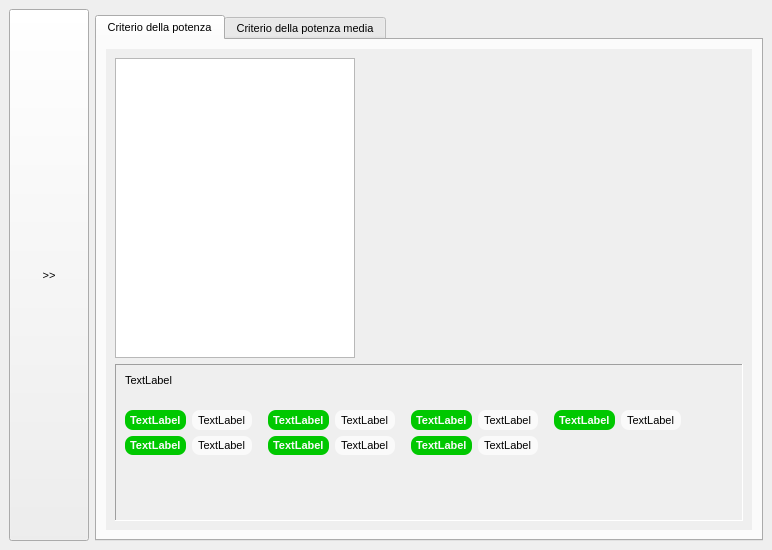
<?xml version="1.0" encoding="UTF-8"?>
<ui version="4.0">
 <class>DockGoggle</class>
 <widget class="QDockWidget" name="DockGoggle">
  <property name="geometry">
   <rect>
    <x>0</x>
    <y>0</y>
    <width>772</width>
    <height>550</height>
   </rect>
  </property>
  <property name="sizePolicy">
   <sizepolicy hsizetype="Expanding" vsizetype="Expanding">
    <horstretch>0</horstretch>
    <verstretch>0</verstretch>
   </sizepolicy>
  </property>
  <property name="minimumSize">
   <size>
    <width>294</width>
    <height>220</height>
   </size>
  </property>
  <property name="maximumSize">
   <size>
    <width>524287</width>
    <height>524287</height>
   </size>
  </property>
  <property name="font">
   <font>
    <pointsize>8</pointsize>
   </font>
  </property>
  <property name="styleSheet">
   <string notr="true"/>
  </property>
  <property name="windowTitle">
   <string>Marcatura occhiali protettori</string>
  </property>
  <widget class="QWidget" name="dockWidgetContents">
   <layout class="QGridLayout" name="gridLayout_8">
    <item row="1" column="1">
     <widget class="QTabWidget" name="tabWidget">
      <property name="sizePolicy">
       <sizepolicy hsizetype="Expanding" vsizetype="Expanding">
        <horstretch>50</horstretch>
        <verstretch>0</verstretch>
       </sizepolicy>
      </property>
      <property name="font">
       <font>
        <pointsize>8</pointsize>
       </font>
      </property>
      <property name="styleSheet">
       <string notr="true"/>
      </property>
      <property name="currentIndex">
       <number>0</number>
      </property>
      <widget class="QWidget" name="tab_1">
       <attribute name="title">
        <string>Criterio della potenza</string>
       </attribute>
       <layout class="QGridLayout" name="gridLayout_7">
        <item row="0" column="1">
         <widget class="QScrollArea" name="page_1">
          <property name="frameShape">
           <enum>QFrame::NoFrame</enum>
          </property>
          <property name="sizeAdjustPolicy">
           <enum>QAbstractScrollArea::AdjustIgnored</enum>
          </property>
          <property name="widgetResizable">
           <bool>true</bool>
          </property>
          <widget class="QWidget" name="scrollAreaWidgetContents_3">
           <property name="geometry">
            <rect>
             <x>0</x>
             <y>0</y>
             <width>622</width>
             <height>444</height>
            </rect>
           </property>
           <property name="styleSheet">
            <string notr="true"/>
           </property>
           <layout class="QFormLayout" name="formLayout">
            <item row="0" column="0">
             <widget class="QTableView" name="tableView">
              <property name="sizePolicy">
               <sizepolicy hsizetype="Fixed" vsizetype="Fixed">
                <horstretch>0</horstretch>
                <verstretch>0</verstretch>
               </sizepolicy>
              </property>
              <property name="minimumSize">
               <size>
                <width>240</width>
                <height>300</height>
               </size>
              </property>
              <property name="maximumSize">
               <size>
                <width>240</width>
                <height>300</height>
               </size>
              </property>
              <property name="sizeIncrement">
               <size>
                <width>0</width>
                <height>0</height>
               </size>
              </property>
              <property name="font">
               <font>
                <pointsize>8</pointsize>
               </font>
              </property>
              <property name="styleSheet">
               <string notr="true"/>
              </property>
              <property name="verticalScrollBarPolicy">
               <enum>Qt::ScrollBarAlwaysOff</enum>
              </property>
              <property name="horizontalScrollBarPolicy">
               <enum>Qt::ScrollBarAlwaysOff</enum>
              </property>
              <property name="autoScroll">
               <bool>false</bool>
              </property>
              <property name="showGrid">
               <bool>false</bool>
              </property>
              <attribute name="horizontalHeaderCascadingSectionResizes">
               <bool>false</bool>
              </attribute>
              <attribute name="horizontalHeaderMinimumSectionSize">
               <number>39</number>
              </attribute>
              <attribute name="horizontalHeaderDefaultSectionSize">
               <number>120</number>
              </attribute>
              <attribute name="verticalHeaderMinimumSectionSize">
               <number>23</number>
              </attribute>
              <attribute name="verticalHeaderDefaultSectionSize">
               <number>26</number>
              </attribute>
             </widget>
            </item>
            <item row="1" column="0" colspan="2">
             <widget class="QScrollArea" name="scrollArea">
              <property name="frameShape">
               <enum>QFrame::Panel</enum>
              </property>
              <property name="sizeAdjustPolicy">
               <enum>QAbstractScrollArea::AdjustIgnored</enum>
              </property>
              <property name="widgetResizable">
               <bool>true</bool>
              </property>
              <widget class="QWidget" name="scrollAreaWidgetContents">
               <property name="geometry">
                <rect>
                 <x>0</x>
                 <y>0</y>
                 <width>678</width>
                 <height>117</height>
                </rect>
               </property>
               <layout class="QGridLayout" name="gridLayout">
                <item row="1" column="8">
                 <spacer name="horizontalSpacer">
                  <property name="orientation">
                   <enum>Qt::Horizontal</enum>
                  </property>
                  <property name="sizeHint" stdset="0">
                   <size>
                    <width>40</width>
                    <height>20</height>
                   </size>
                  </property>
                 </spacer>
                </item>
                <item row="1" column="1">
                 <widget class="QLabel" name="scaleNumberLabel">
                  <property name="font">
                   <font>
                    <pointsize>8</pointsize>
                   </font>
                  </property>
                  <property name="styleSheet">
                   <string notr="true">QLabel {background-color: #fafafa}
QLabel {color: #000000}
QLabel {border: 0px solid grey}
QLabel {border-radius: 8px}
QLabel {padding: 3px}
QLabel {margin-right: 10px}</string>
                  </property>
                  <property name="text">
                   <string>TextLabel</string>
                  </property>
                 </widget>
                </item>
                <item row="2" column="3">
                 <widget class="QLabel" name="coefficient_kiLabel">
                  <property name="font">
                   <font>
                    <pointsize>8</pointsize>
                   </font>
                  </property>
                  <property name="styleSheet">
                   <string notr="true">QLabel {background-color: #fafafa}
QLabel {color: #000000}
QLabel {border: 0px solid grey}
QLabel {border-radius: 8px}
QLabel {padding: 3px}
QLabel {margin-right: 10px}</string>
                  </property>
                  <property name="text">
                   <string>TextLabel</string>
                  </property>
                 </widget>
                </item>
                <item row="1" column="4">
                 <widget class="QLabel" name="tTimeBaseLabel">
                  <property name="font">
                   <font>
                    <pointsize>8</pointsize>
                    <weight>75</weight>
                    <bold>true</bold>
                   </font>
                  </property>
                  <property name="styleSheet">
                   <string notr="true">QLabel {background-color: #00c800}
QLabel {color: #fafafa}
QLabel  {border: 0px solid grey}
QLabel  {border-radius: 8px}
QLabel  {padding: 2px}</string>
                  </property>
                  <property name="text">
                   <string>TextLabel</string>
                  </property>
                 </widget>
                </item>
                <item row="1" column="0">
                 <widget class="QLabel" name="tScaleNumberLabel">
                  <property name="sizePolicy">
                   <sizepolicy hsizetype="Preferred" vsizetype="Preferred">
                    <horstretch>0</horstretch>
                    <verstretch>0</verstretch>
                   </sizepolicy>
                  </property>
                  <property name="minimumSize">
                   <size>
                    <width>0</width>
                    <height>0</height>
                   </size>
                  </property>
                  <property name="maximumSize">
                   <size>
                    <width>16777215</width>
                    <height>25</height>
                   </size>
                  </property>
                  <property name="font">
                   <font>
                    <pointsize>8</pointsize>
                    <weight>75</weight>
                    <bold>true</bold>
                   </font>
                  </property>
                  <property name="styleSheet">
                   <string notr="true">QLabel {background-color: #00c800}
QLabel {color: #fafafa}
QLabel  {border: 0px solid grey}
QLabel  {border-radius: 8px}
QLabel  {padding: 2px}</string>
                  </property>
                  <property name="text">
                   <string>TextLabel</string>
                  </property>
                  <property name="alignment">
                   <set>Qt::AlignLeading|Qt::AlignLeft|Qt::AlignVCenter</set>
                  </property>
                 </widget>
                </item>
                <item row="2" column="0">
                 <widget class="QLabel" name="tNumberOfPulseLabel">
                  <property name="font">
                   <font>
                    <pointsize>8</pointsize>
                    <weight>75</weight>
                    <bold>true</bold>
                   </font>
                  </property>
                  <property name="styleSheet">
                   <string notr="true">QLabel {background-color: #00c800}
QLabel {color: #fafafa}
QLabel  {border: 0px solid grey}
QLabel  {border-radius: 8px}
QLabel  {padding: 2px}</string>
                  </property>
                  <property name="text">
                   <string>TextLabel</string>
                  </property>
                 </widget>
                </item>
                <item row="1" column="6">
                 <widget class="QLabel" name="tn_maxLabel">
                  <property name="font">
                   <font>
                    <pointsize>8</pointsize>
                    <weight>75</weight>
                    <bold>true</bold>
                   </font>
                  </property>
                  <property name="styleSheet">
                   <string notr="true">QLabel {background-color: #00c800}
QLabel {color: #fafafa}
QLabel  {border: 0px solid grey}
QLabel  {border-radius: 8px}
QLabel  {padding: 2px}</string>
                  </property>
                  <property name="text">
                   <string>TextLabel</string>
                  </property>
                 </widget>
                </item>
                <item row="2" column="1">
                 <widget class="QLabel" name="numberOfPulseLabel">
                  <property name="font">
                   <font>
                    <pointsize>8</pointsize>
                   </font>
                  </property>
                  <property name="styleSheet">
                   <string notr="true">QLabel {background-color: #fafafa}
QLabel {color: #000000}
QLabel {border: 0px solid grey}
QLabel {border-radius: 8px}
QLabel {padding: 3px}
QLabel {margin-right: 10px}</string>
                  </property>
                  <property name="text">
                   <string>TextLabel</string>
                  </property>
                 </widget>
                </item>
                <item row="1" column="2">
                 <widget class="QLabel" name="tLaserOutputLabel">
                  <property name="font">
                   <font>
                    <pointsize>8</pointsize>
                    <weight>75</weight>
                    <bold>true</bold>
                   </font>
                  </property>
                  <property name="styleSheet">
                   <string notr="true">QLabel {background-color: #00c800}
QLabel {color: #fafafa}
QLabel  {border: 0px solid grey}
QLabel  {border-radius: 8px}
QLabel  {padding: 2px}</string>
                  </property>
                  <property name="text">
                   <string>TextLabel</string>
                  </property>
                 </widget>
                </item>
                <item row="2" column="5">
                 <widget class="QLabel" name="coefficient_kLabel">
                  <property name="font">
                   <font>
                    <pointsize>8</pointsize>
                   </font>
                  </property>
                  <property name="styleSheet">
                   <string notr="true">QLabel {background-color: #fafafa}
QLabel {color: #000000}
QLabel {border: 0px solid grey}
QLabel {border-radius: 8px}
QLabel {padding: 3px}
QLabel {margin-right: 10px}</string>
                  </property>
                  <property name="text">
                   <string>TextLabel</string>
                  </property>
                 </widget>
                </item>
                <item row="1" column="5">
                 <widget class="QLabel" name="timeBaseLabel">
                  <property name="font">
                   <font>
                    <pointsize>8</pointsize>
                   </font>
                  </property>
                  <property name="styleSheet">
                   <string notr="true">QLabel {background-color: #fafafa}
QLabel {color: #000000}
QLabel {border: 0px solid grey}
QLabel {border-radius: 8px}
QLabel {padding: 3px}
QLabel {margin-right: 10px}</string>
                  </property>
                  <property name="text">
                   <string>TextLabel</string>
                  </property>
                 </widget>
                </item>
                <item row="2" column="4">
                 <widget class="QLabel" name="tCoefficient_kLabel">
                  <property name="font">
                   <font>
                    <pointsize>8</pointsize>
                    <weight>75</weight>
                    <bold>true</bold>
                   </font>
                  </property>
                  <property name="styleSheet">
                   <string notr="true">QLabel {background-color: #00c800}
QLabel {color: #fafafa}
QLabel  {border: 0px solid grey}
QLabel  {border-radius: 8px}
QLabel  {padding: 2px}</string>
                  </property>
                  <property name="text">
                   <string>TextLabel</string>
                  </property>
                 </widget>
                </item>
                <item row="2" column="2">
                 <widget class="QLabel" name="tCoefficient_kiLabel">
                  <property name="font">
                   <font>
                    <pointsize>8</pointsize>
                    <weight>75</weight>
                    <bold>true</bold>
                   </font>
                  </property>
                  <property name="styleSheet">
                   <string notr="true">QLabel {background-color: #00c800}
QLabel {color: #fafafa}
QLabel  {border: 0px solid grey}
QLabel  {border-radius: 8px}
QLabel  {padding: 2px}</string>
                  </property>
                  <property name="text">
                   <string>TextLabel</string>
                  </property>
                 </widget>
                </item>
                <item row="1" column="7">
                 <widget class="QLabel" name="n_maxLabel">
                  <property name="font">
                   <font>
                    <pointsize>8</pointsize>
                   </font>
                  </property>
                  <property name="styleSheet">
                   <string notr="true">QLabel {background-color: #fafafa}
QLabel {color: #000000}
QLabel {border: 0px solid grey}
QLabel {border-radius: 8px}
QLabel {padding: 3px}
QLabel {margin-right: 10px}</string>
                  </property>
                  <property name="text">
                   <string>TextLabel</string>
                  </property>
                 </widget>
                </item>
                <item row="3" column="2">
                 <spacer name="verticalSpacer">
                  <property name="orientation">
                   <enum>Qt::Vertical</enum>
                  </property>
                  <property name="sizeHint" stdset="0">
                   <size>
                    <width>20</width>
                    <height>161</height>
                   </size>
                  </property>
                 </spacer>
                </item>
                <item row="1" column="3">
                 <widget class="QLabel" name="laserOutputLabel">
                  <property name="font">
                   <font>
                    <pointsize>8</pointsize>
                   </font>
                  </property>
                  <property name="styleSheet">
                   <string notr="true">QLabel {background-color: #fafafa}
QLabel {color: #000000}
QLabel {border: 0px solid grey}
QLabel {border-radius: 8px}
QLabel {padding: 3px}
QLabel {margin-right: 10px}</string>
                  </property>
                  <property name="text">
                   <string>TextLabel</string>
                  </property>
                 </widget>
                </item>
                <item row="0" column="0" colspan="9">
                 <widget class="QLabel" name="kindOfLaserLabel">
                  <property name="minimumSize">
                   <size>
                    <width>0</width>
                    <height>30</height>
                   </size>
                  </property>
                  <property name="font">
                   <font>
                    <pointsize>8</pointsize>
                   </font>
                  </property>
                  <property name="styleSheet">
                   <string notr="true"/>
                  </property>
                  <property name="text">
                   <string>TextLabel</string>
                  </property>
                  <property name="alignment">
                   <set>Qt::AlignLeading|Qt::AlignLeft|Qt::AlignTop</set>
                  </property>
                 </widget>
                </item>
               </layout>
              </widget>
             </widget>
            </item>
            <item row="0" column="1">
             <layout class="QGridLayout" name="gridLayout_5"/>
            </item>
           </layout>
          </widget>
         </widget>
        </item>
       </layout>
      </widget>
      <widget class="QWidget" name="tab_2">
       <attribute name="title">
        <string>Criterio della potenza media</string>
       </attribute>
       <layout class="QGridLayout" name="gridLayout_3">
        <item row="0" column="0" rowspan="2" colspan="2">
         <widget class="QScrollArea" name="page_2">
          <property name="frameShape">
           <enum>QFrame::NoFrame</enum>
          </property>
          <property name="sizeAdjustPolicy">
           <enum>QAbstractScrollArea::AdjustIgnored</enum>
          </property>
          <property name="widgetResizable">
           <bool>true</bool>
          </property>
          <widget class="QWidget" name="scrollAreaWidgetContents_4">
           <property name="geometry">
            <rect>
             <x>0</x>
             <y>0</y>
             <width>622</width>
             <height>444</height>
            </rect>
           </property>
           <layout class="QGridLayout" name="gridLayout_4">
            <item row="0" column="1">
             <layout class="QGridLayout" name="dGridLayout">
              <property name="spacing">
               <number>0</number>
              </property>
             </layout>
            </item>
            <item row="0" column="0">
             <widget class="QTableView" name="dTableView">
              <property name="sizePolicy">
               <sizepolicy hsizetype="Fixed" vsizetype="Fixed">
                <horstretch>0</horstretch>
                <verstretch>0</verstretch>
               </sizepolicy>
              </property>
              <property name="minimumSize">
               <size>
                <width>240</width>
                <height>300</height>
               </size>
              </property>
              <property name="maximumSize">
               <size>
                <width>240</width>
                <height>300</height>
               </size>
              </property>
              <property name="sizeIncrement">
               <size>
                <width>0</width>
                <height>0</height>
               </size>
              </property>
              <property name="font">
               <font>
                <pointsize>8</pointsize>
               </font>
              </property>
              <property name="styleSheet">
               <string notr="true"/>
              </property>
              <property name="verticalScrollBarPolicy">
               <enum>Qt::ScrollBarAlwaysOff</enum>
              </property>
              <property name="horizontalScrollBarPolicy">
               <enum>Qt::ScrollBarAlwaysOff</enum>
              </property>
              <property name="autoScroll">
               <bool>false</bool>
              </property>
              <property name="showGrid">
               <bool>false</bool>
              </property>
              <attribute name="horizontalHeaderCascadingSectionResizes">
               <bool>false</bool>
              </attribute>
              <attribute name="horizontalHeaderMinimumSectionSize">
               <number>39</number>
              </attribute>
              <attribute name="horizontalHeaderDefaultSectionSize">
               <number>120</number>
              </attribute>
              <attribute name="verticalHeaderMinimumSectionSize">
               <number>23</number>
              </attribute>
              <attribute name="verticalHeaderDefaultSectionSize">
               <number>26</number>
              </attribute>
             </widget>
            </item>
            <item row="1" column="0" colspan="2">
             <widget class="QScrollArea" name="scrollArea_2">
              <property name="frameShape">
               <enum>QFrame::Panel</enum>
              </property>
              <property name="sizeAdjustPolicy">
               <enum>QAbstractScrollArea::AdjustIgnored</enum>
              </property>
              <property name="widgetResizable">
               <bool>true</bool>
              </property>
              <widget class="QWidget" name="scrollAreaWidgetContents_2">
               <property name="geometry">
                <rect>
                 <x>0</x>
                 <y>0</y>
                 <width>598</width>
                 <height>113</height>
                </rect>
               </property>
               <layout class="QGridLayout" name="gridLayout_2">
                <item row="1" column="1">
                 <widget class="QLabel" name="meanPowerLabel">
                  <property name="font">
                   <font>
                    <pointsize>8</pointsize>
                   </font>
                  </property>
                  <property name="styleSheet">
                   <string notr="true">QLabel {background-color: #fafafa}
QLabel {color: #000000}
QLabel {border: 0px solid grey}
QLabel {border-radius: 8px}
QLabel {padding: 3px}
QLabel {margin-right: 10px}</string>
                  </property>
                  <property name="text">
                   <string>TextLabel</string>
                  </property>
                 </widget>
                </item>
                <item row="1" column="2">
                 <widget class="QLabel" name="tDTimeBaseLabel">
                  <property name="maximumSize">
                   <size>
                    <width>16777215</width>
                    <height>25</height>
                   </size>
                  </property>
                  <property name="font">
                   <font>
                    <pointsize>8</pointsize>
                    <weight>75</weight>
                    <bold>true</bold>
                    <stylestrategy>PreferAntialias</stylestrategy>
                   </font>
                  </property>
                  <property name="styleSheet">
                   <string notr="true">QLabel {background-color: #00c800}
QLabel {color: #fafafa}
QLabel  {border: 0px solid grey}
QLabel  {border-radius: 8px}
QLabel  {padding: 2px}</string>
                  </property>
                  <property name="text">
                   <string>TextLabel</string>
                  </property>
                  <property name="alignment">
                   <set>Qt::AlignLeading|Qt::AlignLeft|Qt::AlignVCenter</set>
                  </property>
                 </widget>
                </item>
                <item row="0" column="4" rowspan="2">
                 <spacer name="horizontalSpacer_5">
                  <property name="orientation">
                   <enum>Qt::Horizontal</enum>
                  </property>
                  <property name="sizeHint" stdset="0">
                   <size>
                    <width>442</width>
                    <height>17</height>
                   </size>
                  </property>
                 </spacer>
                </item>
                <item row="1" column="0">
                 <widget class="QLabel" name="tMeanPowerLabel">
                  <property name="maximumSize">
                   <size>
                    <width>16777215</width>
                    <height>25</height>
                   </size>
                  </property>
                  <property name="font">
                   <font>
                    <pointsize>8</pointsize>
                    <weight>75</weight>
                    <bold>true</bold>
                    <stylestrategy>PreferAntialias</stylestrategy>
                   </font>
                  </property>
                  <property name="styleSheet">
                   <string notr="true">QLabel {background-color: #00c800}
QLabel {color: #fafafa}
QLabel  {border: 0px solid grey}
QLabel  {border-radius: 8px}
QLabel  {padding: 2px}</string>
                  </property>
                  <property name="text">
                   <string>TextLabel</string>
                  </property>
                  <property name="alignment">
                   <set>Qt::AlignLeading|Qt::AlignLeft|Qt::AlignVCenter</set>
                  </property>
                 </widget>
                </item>
                <item row="0" column="1">
                 <widget class="QLabel" name="scaleNumberDLabel">
                  <property name="font">
                   <font>
                    <pointsize>8</pointsize>
                   </font>
                  </property>
                  <property name="styleSheet">
                   <string notr="true">QLabel {background-color: #fafafa}
QLabel {color: #000000}
QLabel {border: 0px solid grey}
QLabel {border-radius: 8px}
QLabel {padding: 3px}
QLabel {margin-right: 10px}</string>
                  </property>
                  <property name="text">
                   <string>TextLabel</string>
                  </property>
                 </widget>
                </item>
                <item row="1" column="3">
                 <widget class="QLabel" name="dTimeBaseLabel">
                  <property name="font">
                   <font>
                    <pointsize>8</pointsize>
                   </font>
                  </property>
                  <property name="styleSheet">
                   <string notr="true">QLabel {background-color: #fafafa}
QLabel {color: #000000}
QLabel {border: 0px solid grey}
QLabel {border-radius: 8px}
QLabel {padding: 3px}
QLabel {margin-right: 10px}</string>
                  </property>
                  <property name="text">
                   <string>TextLabel</string>
                  </property>
                 </widget>
                </item>
                <item row="0" column="0">
                 <widget class="QLabel" name="tScaleNumberDLabel">
                  <property name="maximumSize">
                   <size>
                    <width>16777215</width>
                    <height>25</height>
                   </size>
                  </property>
                  <property name="font">
                   <font>
                    <pointsize>8</pointsize>
                    <weight>75</weight>
                    <bold>true</bold>
                    <stylestrategy>PreferAntialias</stylestrategy>
                   </font>
                  </property>
                  <property name="styleSheet">
                   <string notr="true">QLabel {background-color: #00c800}
QLabel {color: #fafafa}
QLabel  {border: 0px solid grey}
QLabel  {border-radius: 8px}
QLabel  {padding: 2px}</string>
                  </property>
                  <property name="text">
                   <string>TextLabel</string>
                  </property>
                  <property name="alignment">
                   <set>Qt::AlignLeading|Qt::AlignLeft|Qt::AlignVCenter</set>
                  </property>
                 </widget>
                </item>
                <item row="2" column="0">
                 <spacer name="verticalSpacer_2">
                  <property name="orientation">
                   <enum>Qt::Vertical</enum>
                  </property>
                  <property name="sizeHint" stdset="0">
                   <size>
                    <width>20</width>
                    <height>40</height>
                   </size>
                  </property>
                 </spacer>
                </item>
                <item row="0" column="2">
                 <widget class="QLabel" name="tDLaserOutputLabel">
                  <property name="maximumSize">
                   <size>
                    <width>16777215</width>
                    <height>25</height>
                   </size>
                  </property>
                  <property name="font">
                   <font>
                    <pointsize>8</pointsize>
                    <weight>75</weight>
                    <bold>true</bold>
                    <stylestrategy>PreferAntialias</stylestrategy>
                   </font>
                  </property>
                  <property name="styleSheet">
                   <string notr="true">QLabel {background-color: #00c800}
QLabel {color: #fafafa}
QLabel  {border: 0px solid grey}
QLabel  {border-radius: 8px}
QLabel  {padding: 2px}</string>
                  </property>
                  <property name="text">
                   <string>TextLabel</string>
                  </property>
                  <property name="alignment">
                   <set>Qt::AlignLeading|Qt::AlignLeft|Qt::AlignVCenter</set>
                  </property>
                 </widget>
                </item>
                <item row="0" column="3">
                 <widget class="QLabel" name="dLaserOutputLabel">
                  <property name="font">
                   <font>
                    <pointsize>8</pointsize>
                   </font>
                  </property>
                  <property name="styleSheet">
                   <string notr="true">QLabel {background-color: #fafafa}
QLabel {color: #000000}
QLabel {border: 0px solid grey}
QLabel {border-radius: 8px}
QLabel {padding: 3px}
QLabel {margin-right: 10px}</string>
                  </property>
                  <property name="text">
                   <string>TextLabel</string>
                  </property>
                 </widget>
                </item>
               </layout>
              </widget>
             </widget>
            </item>
           </layout>
          </widget>
         </widget>
        </item>
       </layout>
      </widget>
     </widget>
    </item>
    <item row="0" column="0" rowspan="2">
     <widget class="QPushButton" name="showGoggleCharts">
      <property name="sizePolicy">
       <sizepolicy hsizetype="Fixed" vsizetype="Minimum">
        <horstretch>1</horstretch>
        <verstretch>0</verstretch>
       </sizepolicy>
      </property>
      <property name="maximumSize">
       <size>
        <width>16777215</width>
        <height>16777215</height>
       </size>
      </property>
      <property name="text">
       <string>&gt;&gt;</string>
      </property>
      <property name="checkable">
       <bool>true</bool>
      </property>
     </widget>
    </item>
   </layout>
  </widget>
 </widget>
 <resources/>
 <connections/>
</ui>
